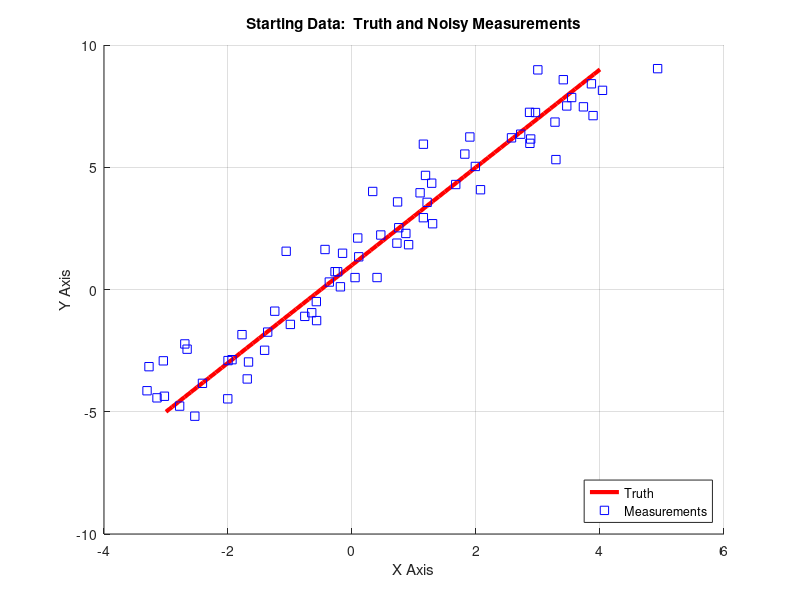

The MATLAB source for this figure: (Note: this script raises an error after producing the figure.)
%% olsonHoughTest m-file
% David Olson
% 6 Sep 2017

close all;
clear all;
clc;

%% Load Data and Provide Function Inputs

load('houghTestData.mat') % lets work with the same data each time

xyPoints = [x_noise; y_noise];      % Provide array of xy points
thetaInc = 0.5 * (pi/180);          % Arguement needs to be in rad
rhoRange = 20;                      % Depends on size of line to find
rhoInc = 0.1;                       % Needs to be multiple of 10 

%% Plot Inital Data

figure
hold on
htrue = plot(x_true, y_true, 'r');
set(htrue, 'LineWidth', 3);
plot(x_noise, y_noise, 'bs')
title('Starting Data:  Truth and Noisy Measurements')
xlabel('X Axis')
ylabel('Y Axis')
grid on
legend('Truth', 'Measurements', 'Location', 'SouthEast')

disp('Hit spacebar to continue')
pause

%% Call Function

[m_meas, c_meas, HoughHist] = olsonHough_ani(xyPoints, thetaInc, rhoRange, rhoInc);

%% Plot Results

x_meas = x_true;
y_meas = (m_meas*x_meas) + c_meas;

m_error = ((m_meas - m_true) / m_true) * 100;
c_error = ((c_meas - c_true) / c_true) * 100;

% Plot mesh
subplot(1, 2, 2)
mesh(HoughHist)
title('2-D Histogram of Rho and Theta Parameters')
xlabel('Theta Bins')
ylabel('Rho Bins')
view(0, 90)
xlim([0 361])
ylim([0 401])

% Plot hough estimate
subplot(1, 2, 1)
htrue = plot(x_true, y_true, 'r');
set(htrue, 'LineWidth', 3);
hnoise = plot(x_noise, y_noise, 'bs');
hmeas = plot(x_meas, y_meas, 'g');
set(hmeas, 'LineWidth', 3);
%legend('Truth', 'Measurements', 'Hough Estimate', 'Location', 'SouthEast')
title('Truth and Measurements and Resultant Line')
xlabel('X axis')
ylabel('Y axis')
xlim([-5 5])
ylim([-5 10])
text(-4, 9.5, ['Measured Slope:  ', num2str(m_meas)]);
text(-4, 9.0, ['Measured Y-Intercept:  ', num2str(c_meas)]);
text(-4, 8.5, ['Slope Percent Error:  ', num2str(m_error), '%']);
text(-4, 8.0, ['Y-Intercept Percent Error:  ', num2str(c_error), '%']);
grid on

